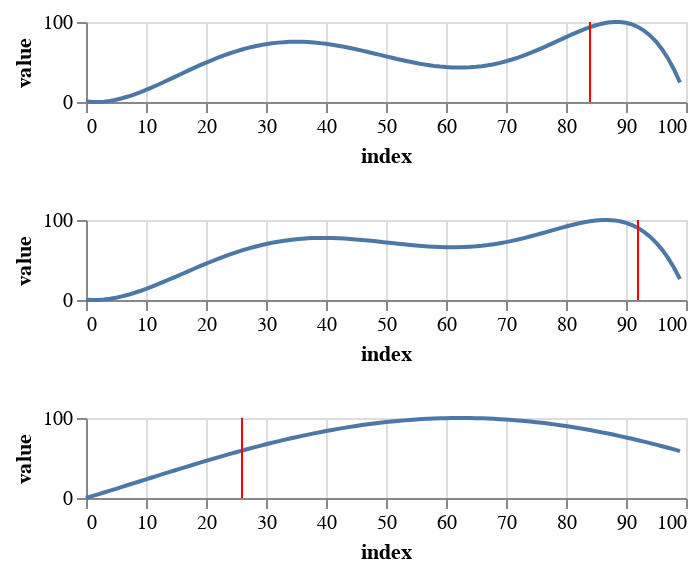

Notebook source saved alongside this figure:
### Code cell
# we also believe that robots have similar time series if they are close
# let's check this for two robots in example2 that are close and two that are far

getTimeSeries(19)&getTimeSeries(89)&getTimeSeries(92)

# you can see that the first two are very similar but they are both different from the last

### Figure 1 — Vega-Lite specification as saved in the notebook (floating-point values rounded to 4 significant figures)
{"config": {"view": {"continuousWidth": 400, "continuousHeight": 300}}, "vconcat": [{"layer": [{"data": {"name": "data-4c3b1747ef1d39afd55fc8f73dbb2087"}, "mark": "line", "encoding": {"x": {"type": "quantitative", "field": "index"}, "y": {"type": "quantitative", "field": "value"}}}, {"data": {"name": "data-43076d37a2cd9a9343e32410907bd9e1"}, "mark": {"type": "rule", "color": "red"}, "encoding": {"x": {"type": "quantitative", "field": "index"}}}], "height": 40, "width": 300}, {"layer": [{"data": {"name": "data-05dca52b2168fd1efc37c5f3baafa863"}, "mark": "line", "encoding": {"x": {"type": "quantitative", "field": "index"}, "y": {"type": "quantitative", "field": "value"}}}, {"data": {"name": "data-03114104efa8003ecc90b98981cd702a"}, "mark": {"type": "rule", "color": "red"}, "encoding": {"x": {"type": "quantitative", "field": "index"}}}], "height": 40, "width": 300}, {"layer": [{"data": {"name": "data-5db3e41822508e0f4ef31bb6c0470143"}, "mark": "line", "encoding": {"x": {"type": "quantitative", "field": "index"}, "y": {"type": "quantitative", "field": "value"}}}, {"data": {"name": "data-b7a4d74eeb4e566c8438c2d6efb4b87e"}, "mark": {"type": "rule", "color": "red"}, "encoding": {"x": {"type": "quantitative", "field": "index"}}}], "height": 40, "width": 300}], "$schema": "https://vega.github.io/schema/vega-lite/v4.8.1.json", "datasets": {"data-4c3b1747ef1d39afd55fc8f73dbb2087": [{"index": 0, "variable": "t_1", "value": 0.8197, "expires": "No"}, {"index": 1, "variable": "t_2", "value": 0.1045, "expires": "No"}, {"index": 2, "variable": "t_3", "value": 0.0, "expires": "No"}, {"index": 3, "variable": "t_4", "value": 0.4538, "expires": "No"}, {"index": 4, "variable": "t_5", "value": 1.415, "expires": "No"}, {"index": 5, "variable": "t_6", "value": 2.832, "expires": "No"}, {"index": 6, "variable": "t_7", "value": 4.658, "expires": "No"}, {"index": 7, "variable": "t_8", "value": 6.844, "expires": "No"}, {"index": 8, "variable": "t_9", "value": 9.345, "expires": "No"}, {"index": 9, "variable": "t_10", "value": 12.12, "expires": "No"}, {"index": 10, "variable": "t_11", "value": 15.11, "expires": "No"}, {"index": 11, "variable": "t_12", "value": 18.29, "expires": "No"}, {"index": 12, "variable": "t_13", "value": 21.62, "expires": "No"}, {"index": 13, "variable": "t_14", "value": 25.06, "expires": "No"}, {"index": 14, "variable": "t_15", "value": 28.56, "expires": "No"}, {"index": 15, "variable": "t_16", "value": 32.1, "expires": "No"}, {"index": 16, "variable": "t_17", "value": 35.65, "expires": "No"}, {"index": 17, "variable": "t_18", "value": 39.17, "expires": "No"}, {"index": 18, "variable": "t_19", "value": 42.64, "expires": "No"}, {"index": 19, "variable": "t_20", "value": 46.02, "expires": "No"}, {"index": 20, "variable": "t_21", "value": 49.3, "expires": "No"}, {"index": 21, "variable": "t_22", "value": 52.45, "expires": "No"}, {"index": 22, "variable": "t_23", "value": 55.45, "expires": "No"}, {"index": 23, "variable": "t_24", "value": 58.29, "expires": "No"}, {"index": 24, "variable": "t_25", "value": 60.94, "expires": "No"}, {"index": 25, "variable": "t_26", "value": 63.39, "expires": "No"}, {"index": 26, "variable": "t_27", "value": 65.63, "expires": "No"}, {"index": 27, "variable": "t_28", "value": 67.65, "expires": "No"}, {"index": 28, "variable": "t_29", "value": 69.44, "expires": "No"}, {"index": 29, "variable": "t_30", "value": 71.0, "expires": "No"}, {"index": 30, "variable": "t_31", "value": 72.32, "expires": "No"}, {"index": 31, "variable": "t_32", "value": 73.39, "expires": "No"}, {"index": 32, "variable": "t_33", "value": 74.23, "expires": "No"}, {"index": 33, "variable": "t_34", "value": 74.82, "expires": "No"}, {"index": 34, "variable": "t_35", "value": 75.17, "expires": "No"}, {"index": 35, "variable": "t_36", "value": 75.29, "expires": "No"}, {"index": 36, "variable": "t_37", "value": 75.19, "expires": "No"}, {"index": 37, "variable": "t_38", "value": 74.87, "expires": "No"}, {"index": 38, "variable": "t_39", "value": 74.33, "expires": "No"}, {"index": 39, "variable": "t_40", "value": 73.61, "expires": "No"}, {"index": 40, "variable": "t_41", "value": 72.69, "expires": "No"}, {"index": 41, "variable": "t_42", "value": 71.61, "expires": "No"}, {"index": 42, "variable": "t_43", "value": 70.37, "expires": "No"}, {"index": 43, "variable": "t_44", "value": 68.99, "expires": "No"}, {"index": 44, "variable": "t_45", "value": 67.49, "expires": "No"}, {"index": 45, "variable": "t_46", "value": 65.89, "expires": "No"}, {"index": 46, "variable": "t_47", "value": 64.21, "expires": "No"}, {"index": 47, "variable": "t_48", "value": 62.46, "expires": "No"}, {"index": 48, "variable": "t_49", "value": 60.67, "expires": "No"}, {"index": 49, "variable": "t_50", "value": 58.86, "expires": "No"}, {"index": 50, "variable": "t_51", "value": 57.04, "expires": "No"}, {"index": 51, "variable": "t_52", "value": 55.25, "expires": "No"}, {"index": 52, "variable": "t_53", "value": 53.51, "expires": "No"}, {"index": 53, "variable": "t_54", "value": 51.82, "expires": "No"}, {"index": 54, "variable": "t_55", "value": 50.23, "expires": "No"}, {"index": 55, "variable": "t_56", "value": 48.74, "expires": "No"}, {"index": 56, "variable": "t_57", "value": 47.38, "expires": "No"}, {"index": 57, "variable": "t_58", "value": 46.17, "expires": "No"}, {"index": 58, "variable": "t_59", "value": 45.13, "expires": "No"}, {"index": 59, "variable": "t_60", "value": 44.28, "expires": "No"}, {"index": 60, "variable": "t_61", "value": 43.63, "expires": "No"}, {"index": 61, "variable": "t_62", "value": 43.2, "expires": "No"}, {"index": 62, "variable": "t_63", "value": 43.0, "expires": "No"}, {"index": 63, "variable": "t_64", "value": 43.05, "expires": "No"}, {"index": 64, "variable": "t_65", "value": 43.36, "expires": "No"}, {"index": 65, "variable": "t_66", "value": 43.93, "expires": "No"}, {"index": 66, "variable": "t_67", "value": 44.78, "expires": "No"}, {"index": 67, "variable": "t_68", "value": 45.9, "expires": "No"}, {"index": 68, "variable": "t_69", "value": 47.29, "expires": "No"}, {"index": 69, "variable": "t_70", "value": 48.96, "expires": "No"}, {"index": 70, "variable": "t_71", "value": 50.9, "expires": "No"}, {"index": 71, "variable": "t_72", "value": 53.1, "expires": "No"}, {"index": 72, "variable": "t_73", "value": 55.55, "expires": "No"}, {"index": 73, "variable": "t_74", "value": 58.22, "expires": "No"}, {"index": 74, "variable": "t_75", "value": 61.11, "expires": "No"}, {"index": 75, "variable": "t_76", "value": 64.18, "expires": "No"}, {"index": 76, "variable": "t_77", "value": 67.41, "expires": "No"}, {"index": 77, "variable": "t_78", "value": 70.76, "expires": "No"}, {"index": 78, "variable": "t_79", "value": 74.19, "expires": "No"}, {"index": 79, "variable": "t_80", "value": 77.66, "expires": "No"}, {"index": 80, "variable": "t_81", "value": 81.12, "expires": "No"}, {"index": 81, "variable": "t_82", "value": 84.5, "expires": "No"}, {"index": 82, "variable": "t_83", "value": 87.75, "expires": "No"}, {"index": 83, "variable": "t_84", "value": 90.79, "expires": "No"}, {"index": 84, "variable": "t_85", "value": 93.56, "expires": "Yes"}, {"index": 85, "variable": "t_86", "value": 95.95, "expires": "No"}, {"index": 86, "variable": "t_87", "value": 97.89, "expires": "No"}, {"index": 87, "variable": "t_88", "value": 99.28, "expires": "No"}, {"index": 88, "variable": "t_89", "value": 100.0, "expires": "No"}, {"index": 89, "variable": "t_90", "value": 99.94, "expires": "No"}, {"index": 90, "variable": "t_91", "value": 98.98, "expires": "No"}, {"index": 91, "variable": "t_92", "value": 96.98, "expires": "No"}, {"index": 92, "variable": "t_93", "value": 93.8, "expires": "No"}, {"index": 93, "variable": "t_94", "value": 89.29, "expires": "No"}, {"index": 94, "variable": "t_95", "value": 83.28, "expires": "No"}, {"index": 95, "variable": "t_96", "value": 75.6, "expires": "No"}, {"index": 96, "variable": "t_97", "value": 66.07, "expires": "No"}, {"index": 97, "variable": "t_98", "value": 54.48, "expires": "No"}, {"index": 98, "variable": "t_99", "value": 40.64, "expires": "No"}, {"index": 99, "variable": "t_100", "value": 24.33, "expires": "No"}], "data-43076d37a2cd9a9343e32410907bd9e1": [{"index": 84, "variable": "t_85", "value": 93.56, "expires": "Yes"}], "data-05dca52b2168fd1efc37c5f3baafa863": [{"index": 0, "variable": "t_1", "value": 0.4481, "expires": "No"}, {"index": 1, "variable": "t_2", "value": 0.0, "expires": "No"}, {"index": 2, "variable": "t_3", "value": 0.05585, "expires": "No"}, {"index": 3, "variable": "t_4", "value": 0.5747, "expires": "No"}, {"index": 4, "variable": "t_5", "value": 1.516, "expires": "No"}, {"index": 5, "variable": "t_6", "value": 2.842, "expires": "No"}, {"index": 6, "variable": "t_7", "value": 4.512, "expires": "No"}, {"index": 7, "variable": "t_8", "value": 6.49, "expires": "No"}, {"index": 8, "variable": "t_9", "value": 8.739, "expires": "No"}, {"index": 9, "variable": "t_10", "value": 11.23, "expires": "No"}, {"index": 10, "variable": "t_11", "value": 13.91, "expires": "No"}, {"index": 11, "variable": "t_12", "value": 16.77, "expires": "No"}, {"index": 12, "variable": "t_13", "value": 19.77, "expires": "No"}, {"index": 13, "variable": "t_14", "value": 22.87, "expires": "No"}, {"index": 14, "variable": "t_15", "value": 26.05, "expires": "No"}, {"index": 15, "variable": "t_16", "value": 29.29, "expires": "No"}, {"index": 16, "variable": "t_17", "value": 32.55, "expires": "No"}, {"index": 17, "variable": "t_18", "value": 35.81, "expires": "No"}, {"index": 18, "variable": "t_19", "value": 39.05, "expires": "No"}, {"index": 19, "variable": "t_20", "value": 42.24, "expires": "No"}, {"index": 20, "variable": "t_21", "value": 45.37, "expires": "No"}, {"index": 21, "variable": "t_22", "value": 48.42, "expires": "No"}, {"index": 22, "variable": "t_23", "value": 51.38, "expires": "No"}, {"index": 23, "variable": "t_24", "value": 54.21, "expires": "No"}, {"index": 24, "variable": "t_25", "value": 56.92, "expires": "No"}, {"index": 25, "variable": "t_26", "value": 59.49, "expires": "No"}, {"index": 26, "variable": "t_27", "value": 61.91, "expires": "No"}, {"index": 27, "variable": "t_28", "value": 64.17, "expires": "No"}, {"index": 28, "variable": "t_29", "value": 66.26, "expires": "No"}, {"index": 29, "variable": "t_30", "value": 68.18, "expires": "No"}, {"index": 30, "variable": "t_31", "value": 69.92, "expires": "No"}, {"index": 31, "variable": "t_32", "value": 71.48, "expires": "No"}, {"index": 32, "variable": "t_33", "value": 72.86, "expires": "No"}, {"index": 33, "variable": "t_34", "value": 74.05, "expires": "No"}, {"index": 34, "variable": "t_35", "value": 75.07, "expires": "No"}, {"index": 35, "variable": "t_36", "value": 75.9, "expires": "No"}, {"index": 36, "variable": "t_37", "value": 76.56, "expires": "No"}, {"index": 37, "variable": "t_38", "value": 77.04, "expires": "No"}, {"index": 38, "variable": "t_39", "value": 77.36, "expires": "No"}, {"index": 39, "variable": "t_40", "value": 77.53, "expires": "No"}, {"index": 40, "variable": "t_41", "value": 77.54, "expires": "No"}, {"index": 41, "variable": "t_42", "value": 77.42, "expires": "No"}, {"index": 42, "variable": "t_43", "value": 77.17, "expires": "No"}, {"index": 43, "variable": "t_44", "value": 76.8, "expires": "No"}, {"index": 44, "variable": "t_45", "value": 76.32, "expires": "No"}, {"index": 45, "variable": "t_46", "value": 75.75, "expires": "No"}, {"index": 46, "variable": "t_47", "value": 75.1, "expires": "No"}, {"index": 47, "variable": "t_48", "value": 74.39, "expires": "No"}, {"index": 48, "variable": "t_49", "value": 73.62, "expires": "No"}, {"index": 49, "variable": "t_50", "value": 72.82, "expires": "No"}, {"index": 50, "variable": "t_51", "value": 72.0, "expires": "No"}, {"index": 51, "variable": "t_52", "value": 71.18, "expires": "No"}, {"index": 52, "variable": "t_53", "value": 70.36, "expires": "No"}, {"index": 53, "variable": "t_54", "value": 69.57, "expires": "No"}, {"index": 54, "variable": "t_55", "value": 68.82, "expires": "No"}, {"index": 55, "variable": "t_56", "value": 68.12, "expires": "No"}, {"index": 56, "variable": "t_57", "value": 67.5, "expires": "No"}, {"index": 57, "variable": "t_58", "value": 66.96, "expires": "No"}, {"index": 58, "variable": "t_59", "value": 66.52, "expires": "No"}, {"index": 59, "variable": "t_60", "value": 66.19, "expires": "No"}, {"index": 60, "variable": "t_61", "value": 65.98, "expires": "No"}, {"index": 61, "variable": "t_62", "value": 65.91, "expires": "No"}, {"index": 62, "variable": "t_63", "value": 65.97, "expires": "No"}, {"index": 63, "variable": "t_64", "value": 66.2, "expires": "No"}, {"index": 64, "variable": "t_65", "value": 66.58, "expires": "No"}, {"index": 65, "variable": "t_66", "value": 67.12, "expires": "No"}, {"index": 66, "variable": "t_67", "value": 67.84, "expires": "No"}, {"index": 67, "variable": "t_68", "value": 68.72, "expires": "No"}, {"index": 68, "variable": "t_69", "value": 69.77, "expires": "No"}, {"index": 69, "variable": "t_70", "value": 70.99, "expires": "No"}, {"index": 70, "variable": "t_71", "value": 72.37, "expires": "No"}, {"index": 71, "variable": "t_72", "value": 73.9, "expires": "No"}, {"index": 72, "variable": "t_73", "value": 75.58, "expires": "No"}, {"index": 73, "variable": "t_74", "value": 77.39, "expires": "No"}, {"index": 74, "variable": "t_75", "value": 79.31, "expires": "No"}, {"index": 75, "variable": "t_76", "value": 81.32, "expires": "No"}, {"index": 76, "variable": "t_77", "value": 83.4, "expires": "No"}, {"index": 77, "variable": "t_78", "value": 85.53, "expires": "No"}, {"index": 78, "variable": "t_79", "value": 87.66, "expires": "No"}, {"index": 79, "variable": "t_80", "value": 89.78, "expires": "No"}, {"index": 80, "variable": "t_81", "value": 91.82, "expires": "No"}, {"index": 81, "variable": "t_82", "value": 93.76, "expires": "No"}, {"index": 82, "variable": "t_83", "value": 95.54, "expires": "No"}, {"index": 83, "variable": "t_84", "value": 97.11, "expires": "No"}, {"index": 84, "variable": "t_85", "value": 98.41, "expires": "No"}, {"index": 85, "variable": "t_86", "value": 99.37, "expires": "No"}, {"index": 86, "variable": "t_87", "value": 99.93, "expires": "No"}, {"index": 87, "variable": "t_88", "value": 100.0, "expires": "No"}, {"index": 88, "variable": "t_89", "value": 99.51, "expires": "No"}, {"index": 89, "variable": "t_90", "value": 98.36, "expires": "No"}, {"index": 90, "variable": "t_91", "value": 96.46, "expires": "No"}, {"index": 91, "variable": "t_92", "value": 93.7, "expires": "No"}, {"index": 92, "variable": "t_93", "value": 89.99, "expires": "Yes"}, {"index": 93, "variable": "t_94", "value": 85.19, "expires": "No"}, {"index": 94, "variable": "t_95", "value": 79.19, "expires": "No"}, {"index": 95, "variable": "t_96", "value": 71.84, "expires": "No"}, {"index": 96, "variable": "t_97", "value": 63.02, "expires": "No"}, {"index": 97, "variable": "t_98", "value": 52.57, "expires": "No"}, {"index": 98, "variable": "t_99", "value": 40.33, "expires": "No"}, {"index": 99, "variable": "t_100", "value": 26.13, "expires": "No"}], "data-03114104efa8003ecc90b98981cd702a": [{"index": 92, "variable": "t_93", "value": 89.99, "expires": "Yes"}], "data-5db3e41822508e0f4ef31bb6c0470143": [{"index": 0, "variable": "t_1", "value": 0.0, "expires": "No"}, {"index": 1, "variable": "t_2", "value": 2.266, "expires": "No"}, {"index": 2, "variable": "t_3", "value": 4.554, "expires": "No"}, {"index": 3, "variable": "t_4", "value": 6.86, "expires": "No"}, {"index": 4, "variable": "t_5", "value": 9.182, "expires": "No"}, {"index": 5, "variable": "t_6", "value": 11.52, "expires": "No"}, {"index": 6, "variable": "t_7", "value": 13.86, "expires": "No"}, {"index": 7, "variable": "t_8", "value": 16.22, "expires": "No"}, {"index": 8, "variable": "t_9", "value": 18.58, "expires": "No"}, {"index": 9, "variable": "t_10", "value": 20.94, "expires": "No"}, {"index": 10, "variable": "t_11", "value": 23.3, "expires": "No"}, {"index": 11, "variable": "t_12", "value": 25.66, "expires": "No"}, {"index": 12, "variable": "t_13", "value": 28.01, "expires": "No"}, {"index": 13, "variable": "t_14", "value": 30.36, "expires": "No"}, {"index": 14, "variable": "t_15", "value": 32.7, "expires": "No"}, {"index": 15, "variable": "t_16", "value": 35.03, "expires": "No"}, {"index": 16, "variable": "t_17", "value": 37.34, "expires": "No"}, {"index": 17, "variable": "t_18", "value": 39.63, "expires": "No"}, {"index": 18, "variable": "t_19", "value": 41.91, "expires": "No"}, {"index": 19, "variable": "t_20", "value": 44.17, "expires": "No"}, {"index": 20, "variable": "t_21", "value": 46.41, "expires": "No"}, {"index": 21, "variable": "t_22", "value": 48.62, "expires": "No"}, {"index": 22, "variable": "t_23", "value": 50.8, "expires": "No"}, {"index": 23, "variable": "t_24", "value": 52.96, "expires": "No"}, {"index": 24, "variable": "t_25", "value": 55.09, "expires": "No"}, {"index": 25, "variable": "t_26", "value": 57.19, "expires": "No"}, {"index": 26, "variable": "t_27", "value": 59.25, "expires": "Yes"}, {"index": 27, "variable": "t_28", "value": 61.27, "expires": "No"}, {"index": 28, "variable": "t_29", "value": 63.26, "expires": "No"}, {"index": 29, "variable": "t_30", "value": 65.21, "expires": "No"}, {"index": 30, "variable": "t_31", "value": 67.13, "expires": "No"}, {"index": 31, "variable": "t_32", "value": 69.0, "expires": "No"}, {"index": 32, "variable": "t_33", "value": 70.82, "expires": "No"}, {"index": 33, "variable": "t_34", "value": 72.6, "expires": "No"}, {"index": 34, "variable": "t_35", "value": 74.34, "expires": "No"}, {"index": 35, "variable": "t_36", "value": 76.03, "expires": "No"}, {"index": 36, "variable": "t_37", "value": 77.67, "expires": "No"}, {"index": 37, "variable": "t_38", "value": 79.26, "expires": "No"}, {"index": 38, "variable": "t_39", "value": 80.79, "expires": "No"}, {"index": 39, "variable": "t_40", "value": 82.28, "expires": "No"}, {"index": 40, "variable": "t_41", "value": 83.71, "expires": "No"}, {"index": 41, "variable": "t_42", "value": 85.09, "expires": "No"}, {"index": 42, "variable": "t_43", "value": 86.41, "expires": "No"}, {"index": 43, "variable": "t_44", "value": 87.68, "expires": "No"}, {"index": 44, "variable": "t_45", "value": 88.89, "expires": "No"}, {"index": 45, "variable": "t_46", "value": 90.04, "expires": "No"}, {"index": 46, "variable": "t_47", "value": 91.13, "expires": "No"}, {"index": 47, "variable": "t_48", "value": 92.16, "expires": "No"}, {"index": 48, "variable": "t_49", "value": 93.13, "expires": "No"}, {"index": 49, "variable": "t_50", "value": 94.03, "expires": "No"}, {"index": 50, "variable": "t_51", "value": 94.88, "expires": "No"}, {"index": 51, "variable": "t_52", "value": 95.66, "expires": "No"}, {"index": 52, "variable": "t_53", "value": 96.38, "expires": "No"}, {"index": 53, "variable": "t_54", "value": 97.04, "expires": "No"}, {"index": 54, "variable": "t_55", "value": 97.63, "expires": "No"}, {"index": 55, "variable": "t_56", "value": 98.16, "expires": "No"}, {"index": 56, "variable": "t_57", "value": 98.62, "expires": "No"}, {"index": 57, "variable": "t_58", "value": 99.01, "expires": "No"}, {"index": 58, "variable": "t_59", "value": 99.34, "expires": "No"}, {"index": 59, "variable": "t_60", "value": 99.61, "expires": "No"}, {"index": 60, "variable": "t_61", "value": 99.8, "expires": "No"}, {"index": 61, "variable": "t_62", "value": 99.94, "expires": "No"}, {"index": 62, "variable": "t_63", "value": 100.0, "expires": "No"}, {"index": 63, "variable": "t_64", "value": 100.0, "expires": "No"}, {"index": 64, "variable": "t_65", "value": 99.93, "expires": "No"}, {"index": 65, "variable": "t_66", "value": 99.79, "expires": "No"}, {"index": 66, "variable": "t_67", "value": 99.59, "expires": "No"}, {"index": 67, "variable": "t_68", "value": 99.32, "expires": "No"}, {"index": 68, "variable": "t_69", "value": 98.99, "expires": "No"}, {"index": 69, "variable": "t_70", "value": 98.58, "expires": "No"}, {"index": 70, "variable": "t_71", "value": 98.12, "expires": "No"}, {"index": 71, "variable": "t_72", "value": 97.58, "expires": "No"}, {"index": 72, "variable": "t_73", "value": 96.99, "expires": "No"}, {"index": 73, "variable": "t_74", "value": 96.32, "expires": "No"}, {"index": 74, "variable": "t_75", "value": 95.6, "expires": "No"}, {"index": 75, "variable": "t_76", "value": 94.8, "expires": "No"}, {"index": 76, "variable": "t_77", "value": 93.95, "expires": "No"}, {"index": 77, "variable": "t_78", "value": 93.03, "expires": "No"}, {"index": 78, "variable": "t_79", "value": 92.05, "expires": "No"}, {"index": 79, "variable": "t_80", "value": 91.01, "expires": "No"}, {"index": 80, "variable": "t_81", "value": 89.91, "expires": "No"}, {"index": 81, "variable": "t_82", "value": 88.74, "expires": "No"}, {"index": 82, "variable": "t_83", "value": 87.52, "expires": "No"}, {"index": 83, "variable": "t_84", "value": 86.24, "expires": "No"}, {"index": 84, "variable": "t_85", "value": 84.9, "expires": "No"}, {"index": 85, "variable": "t_86", "value": 83.51, "expires": "No"}, {"index": 86, "variable": "t_87", "value": 82.06, "expires": "No"}, {"index": 87, "variable": "t_88", "value": 80.55, "expires": "No"}, {"index": 88, "variable": "t_89", "value": 79.0, "expires": "No"}, {"index": 89, "variable": "t_90", "value": 77.38, "expires": "No"}, {"index": 90, "variable": "t_91", "value": 75.72, "expires": "No"}, {"index": 91, "variable": "t_92", "value": 74.01, "expires": "No"}, {"index": 92, "variable": "t_93", "value": 72.25, "expires": "No"}, {"index": 93, "variable": "t_94", "value": 70.44, "expires": "No"}, {"index": 94, "variable": "t_95", "value": 68.58, "expires": "No"}, {"index": 95, "variable": "t_96", "value": 66.68, "expires": "No"}, {"index": 96, "variable": "t_97", "value": 64.74, "expires": "No"}, {"index": 97, "variable": "t_98", "value": 62.76, "expires": "No"}, {"index": 98, "variable": "t_99", "value": 60.73, "expires": "No"}, {"index": 99, "variable": "t_100", "value": 58.67, "expires": "No"}], "data-b7a4d74eeb4e566c8438c2d6efb4b87e": [{"index": 26, "variable": "t_27", "value": 59.25, "expires": "Yes"}]}}
